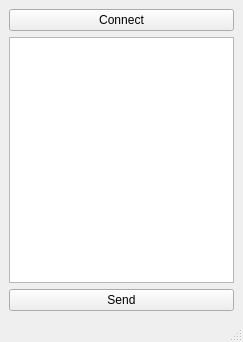
<?xml version="1.0" encoding="UTF-8"?>
<ui version="4.0">
 <class>Client</class>
 <widget class="QMainWindow" name="Client">
  <property name="geometry">
   <rect>
    <x>0</x>
    <y>0</y>
    <width>243</width>
    <height>342</height>
   </rect>
  </property>
  <property name="windowTitle">
   <string>Client</string>
  </property>
  <widget class="QWidget" name="centralwidget">
   <layout class="QVBoxLayout" name="verticalLayout">
    <item>
     <widget class="QPushButton" name="buttonConnect">
      <property name="text">
       <string>Connect</string>
      </property>
     </widget>
    </item>
    <item>
     <widget class="QTextEdit" name="inputMessage"/>
    </item>
    <item>
     <widget class="QPushButton" name="buttonSend">
      <property name="text">
       <string>Send</string>
      </property>
     </widget>
    </item>
   </layout>
  </widget>
  <widget class="QMenuBar" name="menubar">
   <property name="geometry">
    <rect>
     <x>0</x>
     <y>0</y>
     <width>243</width>
     <height>21</height>
    </rect>
   </property>
  </widget>
  <widget class="QStatusBar" name="statusbar"/>
 </widget>
 <resources/>
 <connections/>
</ui>
